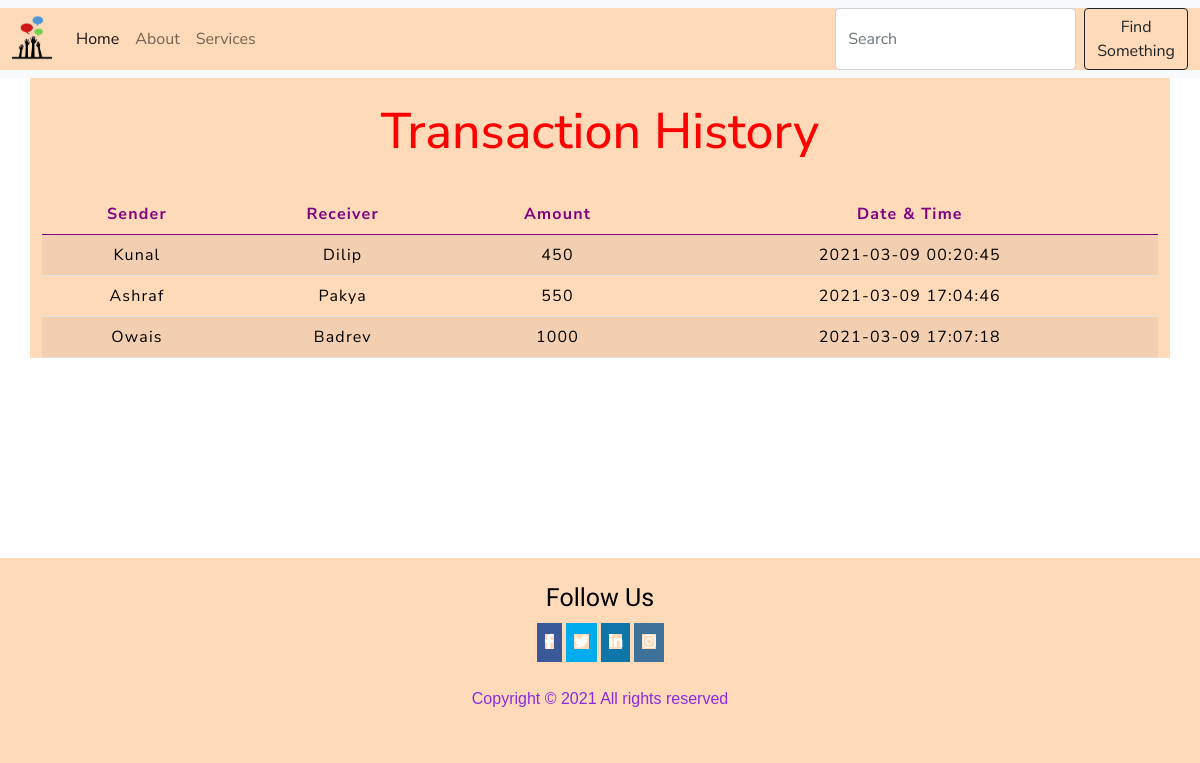
The page /transactionhistory.php on the database its author committed.
### tables this page shows
CREATE TABLE IF NOT EXISTS `transaction` (
  `sno` int(3) NOT NULL AUTO_INCREMENT,
  `sender` text NOT NULL,
  `receiver` text NOT NULL,
  `balance` int(8) NOT NULL,
  `datetime` datetime NOT NULL DEFAULT CURRENT_TIMESTAMP,
  PRIMARY KEY (`sno`)
);

### transactionhistory.php (the view, shortened to what this page needs)
<!doctype html>
<html lang="en">
  <head>
    <link href="https://cdn.jsdelivr.net/npm/bootstrap@5.0.0-beta1/dist/css/bootstrap.min.css" rel="stylesheet">
    <link rel="stylesheet" href="css/style.css">
<link rel="stylesheet" href="css/table.css">
  </head>
  <body>
  <nav class="navbar navbar-expand-lg navbar-light bg-light sticky-top">
    <div class="container-fluid">
      <a class="navbar-brand" href="index.php">
        <img src="images/logo.png" alt="logo" style="width:40px;">
      </a>
      <div class="collapse navbar-collapse" id="navbarSupportedContent">
        <ul class="navbar-nav me-auto mb-2 mb-lg-0">
          <li class="nav-item">
            <a class="nav-link active" aria-current="page" href=" index.php ">Home</a>
          </li>
          <li class="nav-item">
            <a class="nav-link" href="#about">About</a>
          </li>
          <li class="nav-item">
            <a class="nav-link" href="#services"> Services</a>
          </li>
        </ul>
        <form class="d-flex">
          <input class="form-control me-2" type="search" placeholder="Search" aria-label="Search">
          <button class="btn btn-outline-dark" type="submit">Find Something</button>
        </form>
      </div>
    </div>
  </nav>
  <div class="container">
        <h2 class="text-center pt-4" style="color :red;">Transaction History</h2>
       <br>
       <div class="table-responsive-sm">
    <table class="table table-hover table-striped">
        <thead style="color :purple;" class="table-white">
            <tr>
                <th class="text-center">Sender</th>
                <th class="text-center">Receiver</th>
                <th class="text-center">Amount</th>
                <th class="text-center">Date & Time</th>
            </tr>
        </thead>
        <tbody>
        <?php
include 'config.php';
$sql ="select * from transaction";
$query =mysqli_query($conn, $sql);
while($rows = mysqli_fetch_assoc($query))
{
?>
<tr style="color : black;">
            <td class="py-2"><?php echo $rows['sender']; ?></td>
            <td class="py-2"><?php echo $rows['receiver']; ?></td>
            <td class="py-2"><?php echo $rows['balance']; ?> </td>
            <td class="py-2"><?php echo $rows['datetime']; ?> </td>
        <?php
            }
        ?>
        </tbody>
    </table>
    </div>
</div>
<footer style="margin-top:200px;">
    <div class="follow">
      <h3 style="color: black; font-family: 'Baloo Bhai 2', cursive; font-size: 25px;">Follow Us</h3>
      <div class="social">
        <a href="#facebook" class="facebook">
          <i class="fa fa-facebook"></i>
        </a>
        <a href="#twitter" class="twitter">
          <i class="fa fa-twitter"></i>
        </a>
        <a href="#linkedin" class="linkedin">
          <i class="fa fa-linkedin"></i>
        </a>
        <a href="#instagram" class="instagram">
          <i class="fa fa-instagram"></i>
        </a>
      </div>
    </div>
    <p class="text-copy">
      Copyright &copy; 2021 All rights reserved
    </p>
  </footer>
  </body>
</html>

### css/style.css (style rules this page uses)
* { padding: 0px; margin: 0px; }
footer { display: flex; flex-direction: column; align-items: center; justify-content: center; text-align: center; font-family: sans-serif; color: rgb(202, 187, 187); background-color:peachpuff; margin: 0px; margin-top: 50px; padding-top: 25px; }
.text-copy { text-align: center; padding: 25px 0; font-family: sans-serif; display: flex; justify-content: center; color:blueviolet; background-color:peachpuff; margin: 0px; }
.social { margin-top: 10px; }
.social a { display: inline-block; text-align: center; padding: 8px; color: white; font-size: 15px; }
.facebook { background: #3b5998; color: white; }
.twitter { color: white; background: #00acee; }
.linkedin { background:#0e76a8; color: white; }
.instagram { background: #3f729b; color:white; }

### css/table.css (style rules this page uses)
* { padding: 0px; margin: 0px; box-sizing: border-box; font-family:Nunito Sans; background-color:peachpuff; }
h2 { font-size: 50px; }
table { letter-spacing: 1.2px; }
td { text-align:center; }
button { border:none; transition:2s; }

### rows shown on the page
transaction: sender "Kunal", receiver "Dilip", balance "450", datetime "2021-03-09 00:20:45"
transaction: sender "Ashraf", receiver "Pakya", balance "550", datetime "2021-03-09 17:04:46"
transaction: sender "Owais", receiver "Badrev", balance "1000", datetime "2021-03-09 17:07:18"
